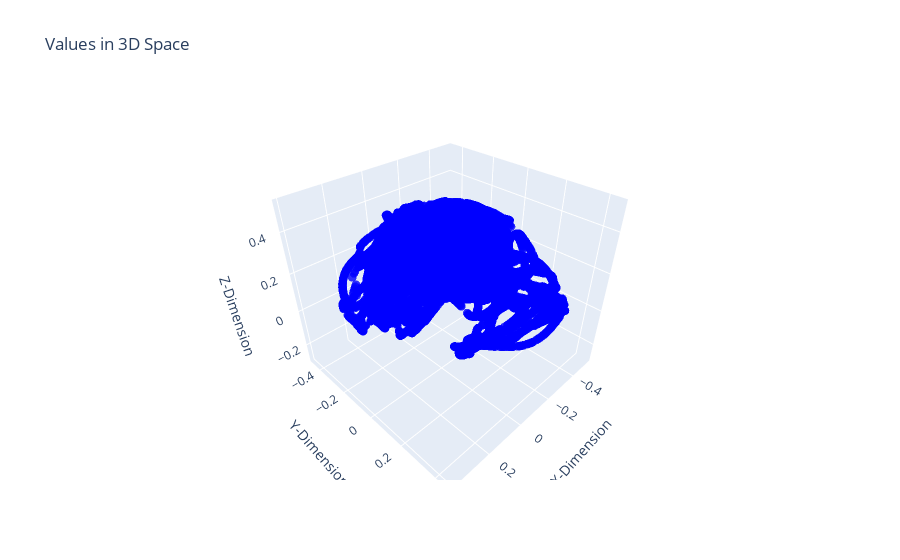
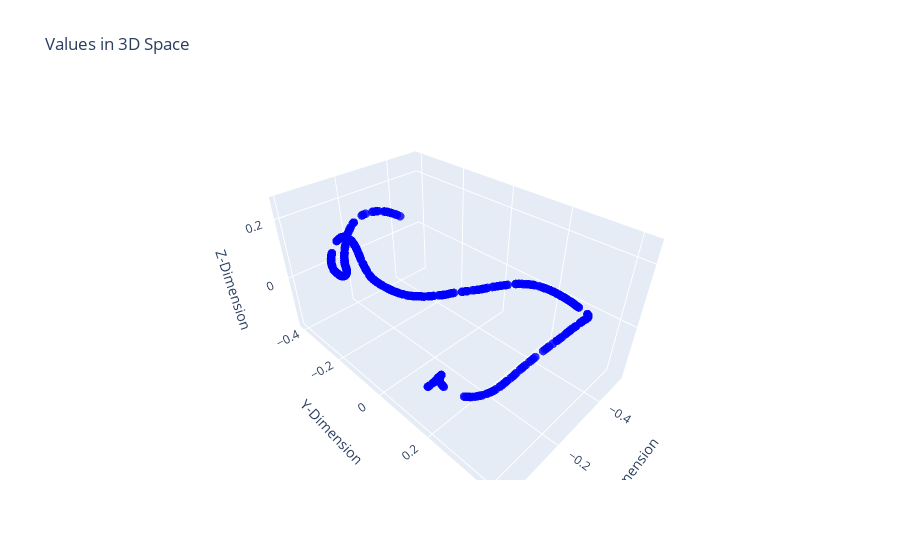

The notebook cell these images were saved under, in order:
### Code cell
duration = 40       
output_visualization(data, duration=duration, randomseed=False)

interactive_output_visualization(data)
interactive_output_visualization(data, duration=duration, randomseed=False)

### Figure 1 — Plotly figure (JSON) as saved in the notebook; plotly's stock layout.template omitted (floating-point values rounded to 4 significant figures; data arrays with more than 128 entries replaced by an {"elided": "..."} marker saying what was removed)
{"data": [{"marker": {"color": "blue", "opacity": 0.8, "size": 3}, "mode": "markers", "name": "Input Points", "type": "scatter3d", "x": {"elided": "22866 float values"}, "y": {"elided": "22866 float values"}, "z": {"elided": "22866 float values"}}], "layout": {"scene": {"xaxis": {"title": {"text": "X-Dimension"}}, "yaxis": {"title": {"text": "Y-Dimension"}}, "zaxis": {"title": {"text": "Z-Dimension"}}}, "title": {"text": "Values in 3D Space"}}}

### Figure 2 — Plotly figure (JSON) as saved in the notebook; plotly's stock layout.template omitted (floating-point values rounded to 4 significant figures; data arrays with more than 128 entries replaced by an {"elided": "..."} marker saying what was removed)
{"data": [{"marker": {"color": "blue", "opacity": 0.8, "size": 3}, "mode": "markers", "name": "Input Points", "type": "scatter3d", "x": {"elided": "400 float values"}, "y": {"elided": "400 float values"}, "z": {"elided": "400 float values"}}], "layout": {"scene": {"xaxis": {"title": {"text": "X-Dimension"}}, "yaxis": {"title": {"text": "Y-Dimension"}}, "zaxis": {"title": {"text": "Z-Dimension"}}}, "title": {"text": "Values in 3D Space"}}}
